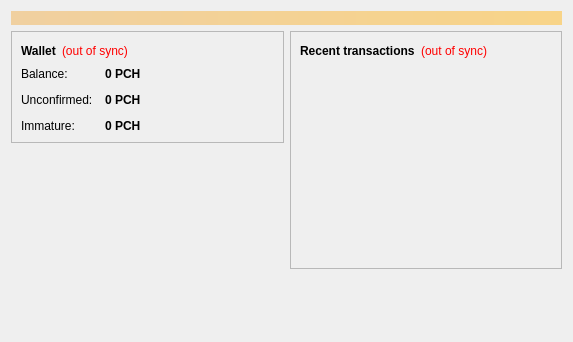
<?xml version="1.0" encoding="UTF-8"?>
<ui version="4.0">
 <class>OverviewPage</class>
 <widget class="QWidget" name="OverviewPage">
  <property name="geometry">
   <rect>
    <x>0</x>
    <y>0</y>
    <width>573</width>
    <height>342</height>
   </rect>
  </property>
  <property name="windowTitle">
   <string>Form</string>
  </property>
  <layout class="QVBoxLayout" name="topLayout">
   <item>
    <widget class="QLabel" name="labelAlerts">
     <property name="visible">
      <bool>false</bool>
     </property>
     <property name="styleSheet">
      <string notr="true">background-color: qlineargradient(x1: 0, y1: 0, x2: 1, y2: 0, stop:0 #F0D0A0, stop:1 #F8D488); color:#000000;</string>
     </property>
     <property name="wordWrap">
      <bool>true</bool>
     </property>
     <property name="margin">
      <number>3</number>
     </property>
    </widget>
   </item>
   <item>
    <layout class="QHBoxLayout" name="horizontalLayout" stretch="1,1">
     <item>
      <layout class="QVBoxLayout" name="verticalLayout_2">
       <item>
        <widget class="QFrame" name="frame">
         <property name="frameShape">
          <enum>QFrame::StyledPanel</enum>
         </property>
         <property name="frameShadow">
          <enum>QFrame::Raised</enum>
         </property>
         <layout class="QVBoxLayout" name="verticalLayout_4">
          <item>
           <layout class="QHBoxLayout" name="horizontalLayout_4">
            <item>
             <widget class="QLabel" name="label_5">
              <property name="font">
               <font>
                <weight>75</weight>
                <bold>true</bold>
               </font>
              </property>
              <property name="text">
               <string>Wallet</string>
              </property>
             </widget>
            </item>
            <item>
             <widget class="QLabel" name="labelWalletStatus">
              <property name="toolTip">
               <string>The displayed information may be out of date. Your wallet automatically synchronizes with the Pepcash network after a connection is established, but this process has not completed yet.</string>
              </property>
              <property name="styleSheet">
               <string notr="true">QLabel { color: red; }</string>
              </property>
              <property name="text">
               <string notr="true">(out of sync)</string>
              </property>
              <property name="alignment">
               <set>Qt::AlignLeading|Qt::AlignLeft|Qt::AlignVCenter</set>
              </property>
             </widget>
            </item>
            <item>
             <spacer name="horizontalSpacer_2">
              <property name="orientation">
               <enum>Qt::Horizontal</enum>
              </property>
              <property name="sizeHint" stdset="0">
               <size>
                <width>40</width>
                <height>20</height>
               </size>
              </property>
             </spacer>
            </item>
           </layout>
          </item>
          <item>
           <layout class="QFormLayout" name="formLayout_2">
            <property name="fieldGrowthPolicy">
             <enum>QFormLayout::AllNonFixedFieldsGrow</enum>
            </property>
            <property name="horizontalSpacing">
             <number>12</number>
            </property>
            <property name="verticalSpacing">
             <number>12</number>
            </property>
            <item row="0" column="0">
             <widget class="QLabel" name="label">
              <property name="text">
               <string>Balance:</string>
              </property>
             </widget>
            </item>
            <item row="0" column="1">
             <widget class="QLabel" name="labelBalance">
              <property name="font">
               <font>
                <weight>75</weight>
                <bold>true</bold>
               </font>
              </property>
              <property name="cursor">
               <cursorShape>IBeamCursor</cursorShape>
              </property>
              <property name="toolTip">
               <string>Your current balance</string>
              </property>
              <property name="text">
               <string notr="true">0 PCH</string>
              </property>
              <property name="textInteractionFlags">
               <set>Qt::LinksAccessibleByMouse|Qt::TextSelectableByKeyboard|Qt::TextSelectableByMouse</set>
              </property>
             </widget>
            </item>
            <item row="1" column="0">
             <widget class="QLabel" name="label_3">
              <property name="text">
               <string>Unconfirmed:</string>
              </property>
             </widget>
            </item>
            <item row="1" column="1">
             <widget class="QLabel" name="labelUnconfirmed">
              <property name="font">
               <font>
                <weight>75</weight>
                <bold>true</bold>
               </font>
              </property>
              <property name="cursor">
               <cursorShape>IBeamCursor</cursorShape>
              </property>
              <property name="toolTip">
               <string>Total of transactions that have yet to be confirmed, and do not yet count toward the current balance</string>
              </property>
              <property name="text">
               <string notr="true">0 PCH</string>
              </property>
              <property name="textInteractionFlags">
               <set>Qt::LinksAccessibleByMouse|Qt::TextSelectableByKeyboard|Qt::TextSelectableByMouse</set>
              </property>
             </widget>
            </item>
            <item row="2" column="0">
             <widget class="QLabel" name="labelImmatureText">
              <property name="text">
               <string>Immature:</string>
              </property>
             </widget>
            </item>
            <item row="2" column="1">
             <widget class="QLabel" name="labelImmature">
              <property name="font">
               <font>
                <weight>75</weight>
                <bold>true</bold>
               </font>
              </property>
              <property name="toolTip">
               <string>Mined balance that has not yet matured</string>
              </property>
              <property name="text">
               <string notr="true">0 PCH</string>
              </property>
              <property name="textInteractionFlags">
               <set>Qt::LinksAccessibleByMouse|Qt::TextSelectableByKeyboard|Qt::TextSelectableByMouse</set>
              </property>
             </widget>
            </item>
           </layout>
          </item>
         </layout>
        </widget>
       </item>
       <item>
        <spacer name="verticalSpacer">
         <property name="orientation">
          <enum>Qt::Vertical</enum>
         </property>
         <property name="sizeHint" stdset="0">
          <size>
           <width>20</width>
           <height>40</height>
          </size>
         </property>
        </spacer>
       </item>
      </layout>
     </item>
     <item>
      <layout class="QVBoxLayout" name="verticalLayout_3">
       <item>
        <widget class="QFrame" name="frame_2">
         <property name="frameShape">
          <enum>QFrame::StyledPanel</enum>
         </property>
         <property name="frameShadow">
          <enum>QFrame::Raised</enum>
         </property>
         <layout class="QVBoxLayout" name="verticalLayout">
          <item>
           <layout class="QHBoxLayout" name="horizontalLayout_2">
            <item>
             <widget class="QLabel" name="label_4">
              <property name="text">
               <string>&lt;b&gt;Recent transactions&lt;/b&gt;</string>
              </property>
             </widget>
            </item>
            <item>
             <widget class="QLabel" name="labelTransactionsStatus">
              <property name="toolTip">
               <string>The displayed information may be out of date. Your wallet automatically synchronizes with the Pepcash network after a connection is established, but this process has not completed yet.</string>
              </property>
              <property name="styleSheet">
               <string notr="true">QLabel { color: red; }</string>
              </property>
              <property name="text">
               <string notr="true">(out of sync)</string>
              </property>
              <property name="alignment">
               <set>Qt::AlignRight|Qt::AlignTrailing|Qt::AlignVCenter</set>
              </property>
             </widget>
            </item>
            <item>
             <spacer name="horizontalSpacer">
              <property name="orientation">
               <enum>Qt::Horizontal</enum>
              </property>
              <property name="sizeHint" stdset="0">
               <size>
                <width>40</width>
                <height>20</height>
               </size>
              </property>
             </spacer>
            </item>
           </layout>
          </item>
          <item>
           <widget class="QListView" name="listTransactions">
            <property name="styleSheet">
             <string notr="true">QListView { background: transparent; }</string>
            </property>
            <property name="frameShape">
             <enum>QFrame::NoFrame</enum>
            </property>
            <property name="verticalScrollBarPolicy">
             <enum>Qt::ScrollBarAlwaysOff</enum>
            </property>
            <property name="horizontalScrollBarPolicy">
             <enum>Qt::ScrollBarAlwaysOff</enum>
            </property>
            <property name="selectionMode">
             <enum>QAbstractItemView::NoSelection</enum>
            </property>
           </widget>
          </item>
         </layout>
        </widget>
       </item>
       <item>
        <spacer name="verticalSpacer_2">
         <property name="orientation">
          <enum>Qt::Vertical</enum>
         </property>
         <property name="sizeHint" stdset="0">
          <size>
           <width>20</width>
           <height>40</height>
          </size>
         </property>
        </spacer>
       </item>
      </layout>
     </item>
    </layout>
   </item>
  </layout>
 </widget>
 <resources/>
 <connections/>
</ui>
